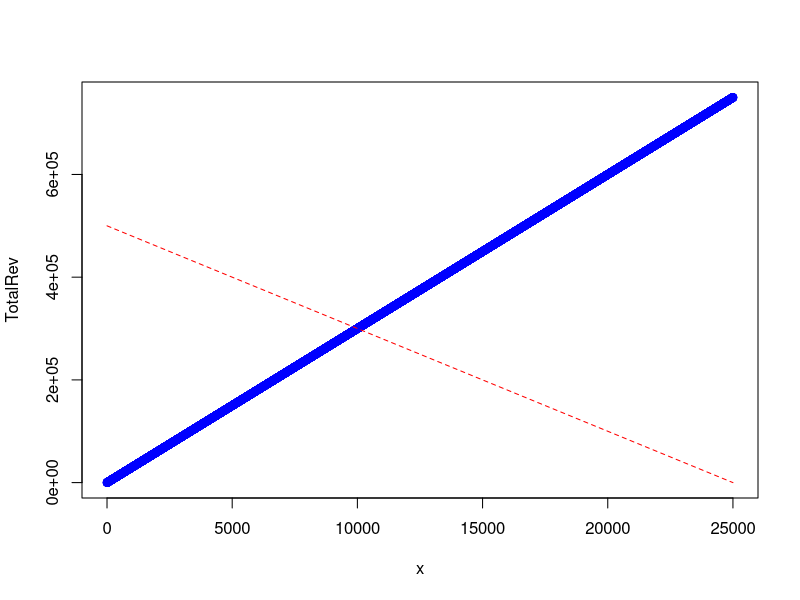

Generate this figure with R:
fixedCost <- 270000
VarCost <-function(unitsSold){
  toReturn <- 20*unitsSold
  return(toReturn)
}

VarSell <-function(unitsSold){
  toReturn <- 30*unitsSold
  return(toReturn)
}

x <- seq(0:25000) #amounts sold for (b)

TotalCost<- 770000+(-1)*(fixedCost+VarCost(x))
TotalRev <- VarSell(x)

#FuncCost <- function()
  #plot(x,TotalCost)
plot (x,TotalRev, col="blue", lty=1)
lines(x, TotalCost, col="red", lty=2)